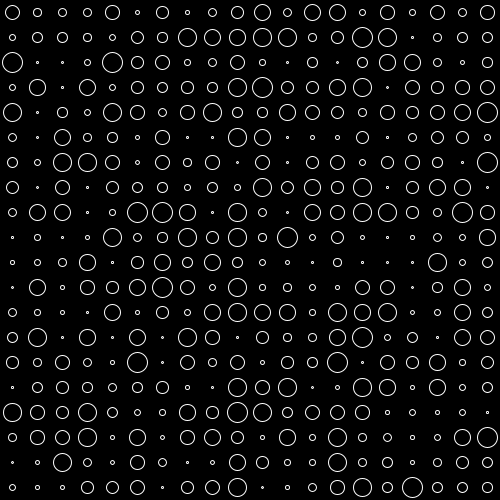
Frame 1 (no input)
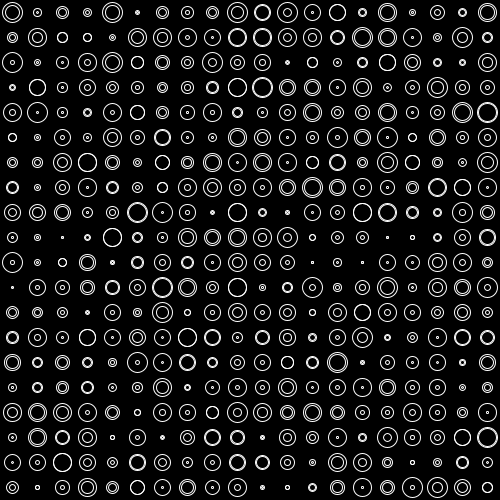
Frame 2 (the mouse pressed at the canvas centre, redrawn once)

The Processing sketch that drew these frames (run headless with seeded random() and noise(); the mouse was pressed at the canvas centre and the sketch redrawn once):

// Processing sketch: Loops3
// ── Loops3.pde
void setup() {
  size(500, 500);
  background(0);
}

void draw() {
  stroke(255);
  strokeWeight(1);
  noFill();
  
  //point(20, 20);
  
  for(int i = 0; i < width; i+=25) {
    for(int j = 0; j < height; j+=25) {
      //point(i, j);
  float tileSize = random(1,20);
      ellipse(i+12.5,j+12.5,tileSize,tileSize);
    }
  }
  noLoop();
}
